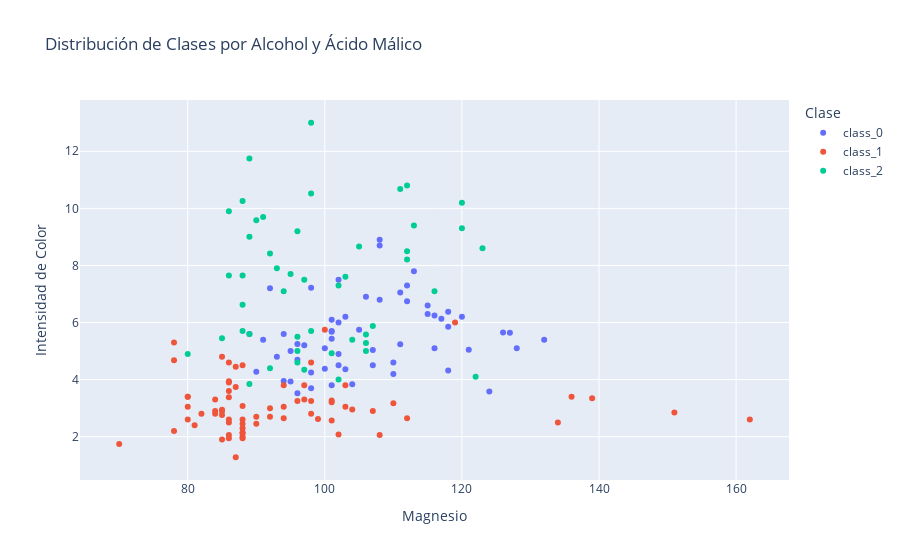

The notebook cell this image was saved under:
### Code cell
# ======================================================================================================================================
#
# VISUALIZACIÓN DE DATOS
#
df_vinos_to_plot = df_vinos.copy()
df_vinos_to_plot['target'] = df_vinos_to_plot['target'].map({i: name for i, name in enumerate(data_vinos.target_names)})
fig_vinos = px.scatter(
    df_vinos_to_plot,
    x='magnesium', 
    y='color_intensity', 
    color='target', 
    title='Distribución de Clases por Alcohol y Ácido Málico',
    labels={'target': 'Clase', 'magnesium': 'Magnesio', 'color_intensity': 'Intensidad de Color'}
)
fig_vinos.show()

### Figure 1 — Plotly figure (JSON) as saved in the notebook; plotly's stock layout.template omitted (floating-point values rounded to 4 significant figures)
{"data": [{"hovertemplate": "Clase=class_0<br>Magnesio=%{x}<br>Intensidad de Color=%{y}<extra></extra>", "legendgroup": "class_0", "marker": {"color": "#636efa", "symbol": "circle"}, "mode": "markers", "name": "class_0", "orientation": "v", "showlegend": true, "type": "scatter", "x": [127.0, 100.0, 101.0, 113.0, 118.0, 112.0, 96.0, 121.0, 97.0, 98.0, 105.0, 95.0, 89.0, 91.0, 102.0, 112.0, 120.0, 115.0, 108.0, 116.0, 126.0, 102.0, 101.0, 95.0, 96.0, 124.0, 93.0, 94.0, 107.0, 96.0, 101.0, 106.0, 104.0, 132.0, 110.0, 100.0, 110.0, 98.0, 98.0, 128.0, 117.0, 90.0, 101.0, 103.0, 107.0, 111.0, 102.0, 101.0, 103.0, 108.0, 92.0, 94.0, 111.0, 115.0, 118.0, 116.0, 118.0, 102.0, 108.0], "xaxis": "x", "y": [5.64, 4.38, 5.68, 7.8, 4.32, 6.75, 5.25, 5.05, 5.2, 7.22, 5.75, 5.0, 5.6, 5.4, 7.5, 7.3, 6.2, 6.6, 8.7, 5.1, 5.65, 4.5, 3.8, 3.93, 3.52, 3.58, 4.8, 3.95, 4.5, 4.7, 5.7, 6.9, 3.84, 5.4, 4.2, 5.1, 4.6, 4.25, 3.7, 5.1, 6.13, 4.28, 5.43, 4.36, 5.04, 5.24, 4.9, 6.1, 6.2, 8.9, 7.2, 5.6, 7.05, 6.3, 5.85, 6.25, 6.38, 6.0, 6.8], "yaxis": "y"}, {"hovertemplate": "Clase=class_1<br>Magnesio=%{x}<br>Intensidad de Color=%{y}<extra></extra>", "legendgroup": "class_1", "marker": {"color": "#EF553B", "symbol": "circle"}, "mode": "markers", "name": "class_1", "orientation": "v", "showlegend": true, "type": "scatter", "x": [88.0, 101.0, 100.0, 94.0, 87.0, 104.0, 98.0, 78.0, 78.0, 110.0, 151.0, 103.0, 86.0, 87.0, 139.0, 101.0, 97.0, 86.0, 112.0, 136.0, 101.0, 86.0, 86.0, 78.0, 85.0, 94.0, 99.0, 90.0, 88.0, 84.0, 70.0, 81.0, 86.0, 80.0, 88.0, 98.0, 162.0, 134.0, 85.0, 88.0, 88.0, 97.0, 88.0, 98.0, 86.0, 85.0, 90.0, 80.0, 84.0, 92.0, 94.0, 107.0, 88.0, 103.0, 88.0, 84.0, 85.0, 86.0, 108.0, 80.0, 87.0, 96.0, 119.0, 102.0, 86.0, 82.0, 85.0, 86.0, 92.0, 88.0, 80.0], "xaxis": "x", "y": [1.95, 3.27, 5.75, 3.8, 4.45, 2.95, 4.6, 5.3, 4.68, 3.17, 2.85, 3.05, 3.38, 3.74, 3.35, 3.21, 3.8, 4.6, 2.65, 3.4, 2.57, 2.5, 3.9, 2.2, 4.8, 3.05, 2.62, 2.45, 2.6, 2.8, 1.74, 2.4, 3.6, 3.05, 2.15, 3.25, 2.6, 2.5, 2.9, 4.5, 2.3, 3.3, 2.45, 2.8, 2.06, 2.94, 2.7, 3.4, 3.3, 2.7, 2.65, 2.9, 2.0, 3.8, 3.08, 2.9, 1.9, 1.95, 2.06, 3.4, 1.28, 3.25, 6.0, 2.08, 2.6, 2.8, 2.76, 3.94, 3.0, 2.12, 2.6], "yaxis": "y"}, {"hovertemplate": "Clase=class_2<br>Magnesio=%{x}<br>Intensidad de Color=%{y}<extra></extra>", "legendgroup": "class_2", "marker": {"color": "#00cc96", "symbol": "circle"}, "mode": "markers", "name": "class_2", "orientation": "v", "showlegend": true, "type": "scatter", "x": [122.0, 104.0, 98.0, 106.0, 85.0, 94.0, 89.0, 96.0, 88.0, 101.0, 96.0, 89.0, 97.0, 92.0, 112.0, 102.0, 80.0, 86.0, 92.0, 113.0, 123.0, 112.0, 116.0, 98.0, 103.0, 93.0, 89.0, 97.0, 98.0, 89.0, 88.0, 107.0, 106.0, 106.0, 90.0, 88.0, 111.0, 88.0, 105.0, 112.0, 96.0, 86.0, 91.0, 95.0, 102.0, 120.0, 120.0, 96.0], "xaxis": "x", "y": [4.1, 5.4, 5.7, 5.0, 5.45, 7.1, 3.85, 5.0, 5.7, 4.92, 4.6, 5.6, 4.35, 4.4, 8.21, 4.0, 4.9, 7.65, 8.42, 9.4, 8.6, 10.8, 7.1, 10.52, 7.6, 7.9, 9.01, 7.5, 13.0, 11.75, 7.65, 5.88, 5.58, 5.28, 9.58, 6.62, 10.68, 10.26, 8.66, 8.5, 5.5, 9.9, 9.7, 7.7, 7.3, 10.2, 9.3, 9.2], "yaxis": "y"}], "layout": {"legend": {"title": {"text": "Clase"}, "tracegroupgap": 0}, "title": {"text": "Distribución de Clases por Alcohol y Ácido Málico"}, "xaxis": {"anchor": "y", "domain": [0, 1], "title": {"text": "Magnesio"}}, "yaxis": {"anchor": "x", "domain": [0, 1], "title": {"text": "Intensidad de Color"}}}}
